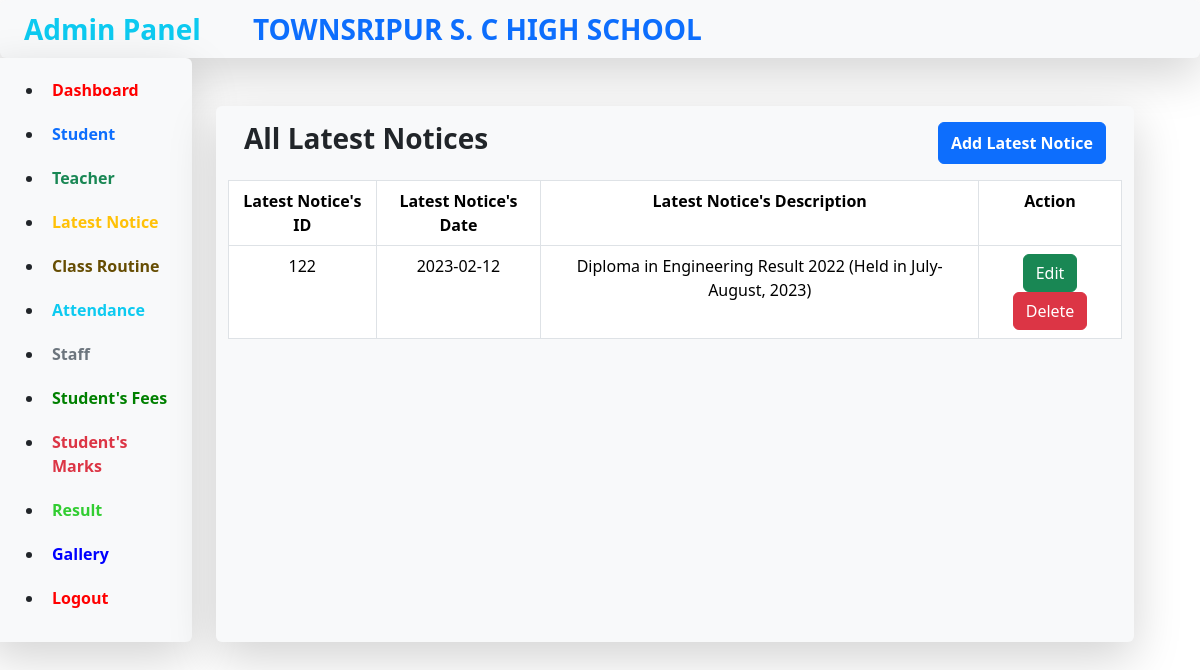
/latest_notice.php, run on the app's committed database.
### tables this page shows
CREATE TABLE `latest_notice` (
  `latest_notice_id` int(20) NOT NULL,
  `latest_notice_date` date NOT NULL,
  `latest_notice_description` text NOT NULL
);

### latest_notice.php (the view, shortened to what this page needs)
<?php
    include("database.php");
?>
<!DOCTYPE html>
<html lang="en">
    <head>
        <link href="https://cdn.jsdelivr.net/npm/bootstrap@5.3.2/dist/css/bootstrap.min.css" rel="stylesheet">
    </head>
    <body>
        <div class="shadow-lg p-2 bg-body-tertiary rounded">
            <span class="fs-3 fw-bold ms-3 text-info">Admin Panel</span>
            <span class="fs-3 fw-bold ms-5 text-primary">TOWNSRIPUR S. C HIGH SCHOOL</span>
        </div>
<div class="row">
    <div class="col-2 shadow-lg p-2 bg-body-tertiary rounded">
        <ul>
            <li class="nav-item p-2 m-1 ms-3 fw-bold">
                <a class="nav-link " href="dashboard.php">
                <span style="color: red;">Dashboard</span>
                </a>
            </li>
            <li class="nav-item p-2 m-1 ms-3 fw-bold">
                <a class="nav-link " href="student.php">
                <span class="text-primary">Student</span>
                </a>
            </li>
            <li class="nav-item p-2 m-1 ms-3 fw-bold">
                <a class="nav-link " href="teacher.php">
                <span class="text-success">Teacher</span>
                </a>
            </li>
            <li class="nav-item p-2 m-1 ms-3 fw-bold">
                <a class="nav-link " href="latest_notice.php">
                <span class="text-warning">Latest Notice</span>
                </a>
            </li>
            <li class="nav-item p-2 m-1 ms-3 fw-bold">
                <a class="nav-link " href="#">
                <span class="text-warning-emphasis">Class Routine</span>
                </a>
            </li>
            <li class="nav-item p-2 m-1 ms-3 fw-bold">
                <a class="nav-link " href="#">
                <span class="text-info">Attendance</span>
                </a>
            </li>
            <li class="nav-item p-2 m-1 ms-3 fw-bold">
                <a class="nav-link " href="#">
                <span class="text-secondary">Staff</span>
                </a>
            </li>
            <li class="nav-item p-2 m-1 ms-3 fw-bold">
                <a class="nav-link " href="#">
                <span style="color: green;">Student's Fees</span>
                </a>
            </li>
            <li class="nav-item p-2 m-1 ms-3 fw-bold">
                <a class="nav-link " href="#">
                <span class="text-danger">Student's Marks</span>
                </a>
            </li>
            <li class="nav-item p-2 m-1 ms-3 fw-bold">
                <a class="nav-link " href="#">
                <span style="color: limegreen;">Result</span>
                </a>
            </li>
            <li class="nav-item p-2 m-1 ms-3 fw-bold">
                <a class="nav-link " href="#">
                <span style="color: blue;">Gallery</span>
                </a>
            </li>
            <li class="nav-item p-2 m-1 ms-3 fw-bold">
                <a class="nav-link " href="logout.php">
                <span style="color: red;">Logout</span>
                </a>
            </li>
        </ul>
    </div>
    <div class="col-9 mt-5 ms-4 shadow-lg bg-body-tertiary rounded">
        <div class="d-flex justify-content-between m-3">
            <h3 class="fw-bold">All Latest Notices</h3>
            <button type="button" class="btn btn-primary fw-bold" data-bs-toggle="modal" data-bs-target="#exampleModal">Add Latest Notice</button>
        </div>
        <table class="table table-bordered text-center ">
            <tr>
                <th>Latest Notice's ID</th>
                <th>Latest Notice's Date</th>
                <th>Latest Notice's Description</th>
                <th>Action</th>
            </tr>
            <?php
                $sql = "SELECT * FROM latest_notice";
                $result = mysqli_query($conn, $sql);
                if(!$result){
                    die("SQL Statement Wrong");
                }
                else{
                    while($row = mysqli_fetch_assoc($result)){
                        ?>
                        <tr>
                            <td><?php echo $row['latest_notice_id']; ?></td>
                            <td><?php echo $row['latest_notice_date']; ?></td>
                            <td><?php echo $row['latest_notice_description']; ?></td>
                            <td>
                                <a href="update_latest_notice.php?latest_notice_id=<?php echo $row['latest_notice_id'];?>" class="btn btn-success">Edit</a>
                                <a href="delete_latest_notice.php?latest_notice_id=<?php echo $row['latest_notice_id'];?>" class="btn btn-danger">Delete</a>
                            </td>
                        </tr>
                        <?php
                    }
                }
            ?>
        </table>
    </div>
</div>
  </body>
</html>

### data on the page
latest_notice: latest_notice_id "122", latest_notice_date "2023-02-12", latest_notice_description "Diploma in Engineering Result 2022 (Held in July-August, 2023)"
